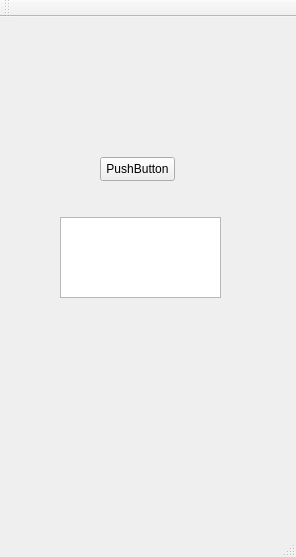
<?xml version="1.0" encoding="UTF-8"?>
<ui version="4.0">
 <class>QtWidgetsApplication1Class</class>
 <widget class="QMainWindow" name="QtWidgetsApplication1Class">
  <property name="geometry">
   <rect>
    <x>0</x>
    <y>0</y>
    <width>296</width>
    <height>557</height>
   </rect>
  </property>
  <property name="windowTitle">
   <string>QtWidgetsApplication1</string>
  </property>
  <widget class="QWidget" name="centralWidget">
   <widget class="QPushButton" name="pushButton_2">
    <property name="geometry">
     <rect>
      <x>100</x>
      <y>140</y>
      <width>75</width>
      <height>24</height>
     </rect>
    </property>
    <property name="text">
     <string>PushButton</string>
    </property>
   </widget>
   <widget class="QTextEdit" name="textEdit">
    <property name="geometry">
     <rect>
      <x>60</x>
      <y>200</y>
      <width>161</width>
      <height>81</height>
     </rect>
    </property>
   </widget>
  </widget>
  <widget class="QMenuBar" name="menuBar">
   <property name="geometry">
    <rect>
     <x>0</x>
     <y>0</y>
     <width>296</width>
     <height>38</height>
    </rect>
   </property>
  </widget>
  <widget class="QToolBar" name="mainToolBar">
   <attribute name="toolBarArea">
    <enum>TopToolBarArea</enum>
   </attribute>
   <attribute name="toolBarBreak">
    <bool>false</bool>
   </attribute>
  </widget>
  <widget class="QStatusBar" name="statusBar"/>
 </widget>
 <layoutdefault spacing="6" margin="11"/>
 <resources>
  <include location="QtWidgetsApplication1.qrc"/>
 </resources>
 <connections>
  <connection>
   <sender>pushButton_2</sender>
   <signal>clicked()</signal>
   <receiver>QtWidgetsApplication1Class</receiver>
   <slot>on_PushButton_clicked()</slot>
   <hints>
    <hint type="sourcelabel">
     <x>133</x>
     <y>198</y>
    </hint>
    <hint type="destinationlabel">
     <x>194</x>
     <y>182</y>
    </hint>
   </hints>
  </connection>
 </connections>
 <slots>
  <slot>on_PushButton_clicked()</slot>
 </slots>
</ui>
